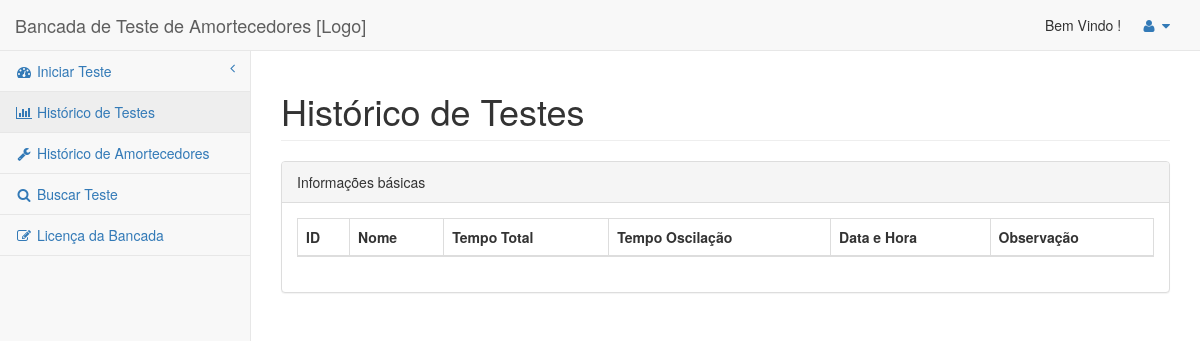
The app's page /historico, older data.
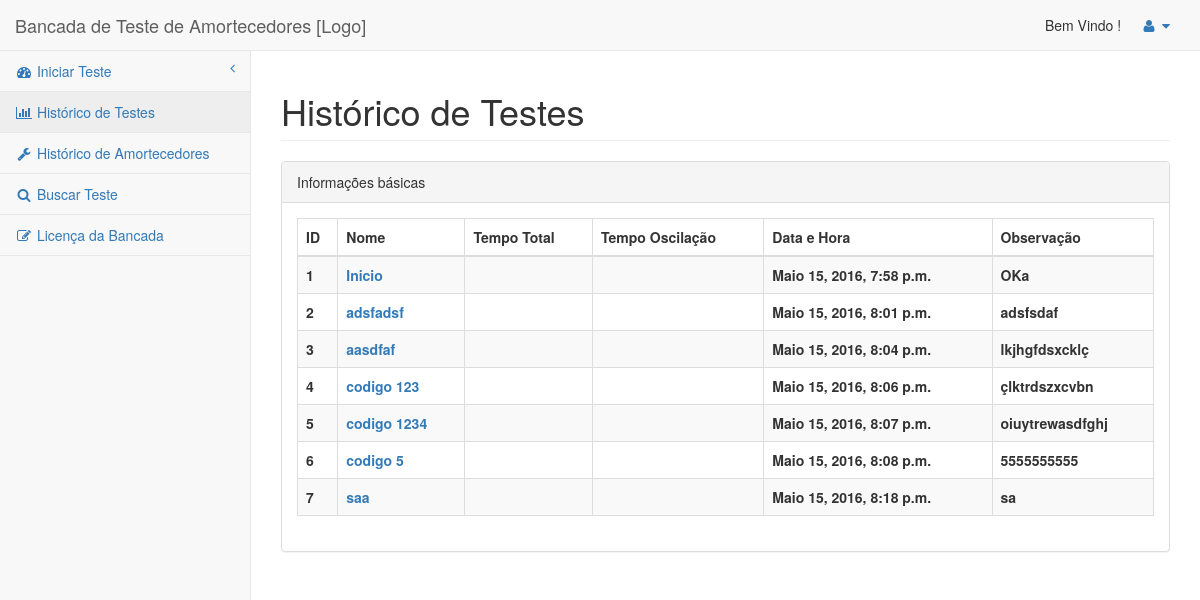
The same page, newer data.
### app/models.py (models this page shows, shortened)
class Teste(models.Model):
	teste_id = models.AutoField(primary_key=True, verbose_name='ID')
	teste_nome = models.CharField(max_length=45, null = False, verbose_name='Nome')
	teste_quantidade_ciclo = models.IntegerField(null = True, verbose_name='Quantidade de Ciclo',default=5,
        validators=[
            MaxValueValidator(100),
            MinValueValidator(1)])
	teste_observacoes = models.TextField(max_length=255, null = True, verbose_name='Observações')
	teste_data_hora = models.DateTimeField(default=timezone.now, verbose_name='Data')
	amortecedor = models.ForeignKey(Amortecedor, on_delete=models.CASCADE)
	graficoTemperaturaTempo = models.BinaryField(null = True)
	graficoForcaTempo = models.BinaryField(null = True)
	graficoForcaDeslocamento = models.BinaryField(null = True)
	curso = models.FloatField(verbose_name='Tamanho do Curso')

### app/views.py (the view)
# urls.py: url(r'^historico', appviews.historico, name='historico'),
def historico(request):
    page = 'app/historico.html'
    lista_de_testes = Teste.objects.order_by('teste_id')
    return render(request, page, {'lista_de_testes': lista_de_testes})

### app/templates/app/historico.html (shortened to what this page needs)
{% extends "app/layout.html" %}
{% block content %}
<div class="row">
    <div class="col-lg-12">
        <h1 class="page-header">Histórico de Testes</h1>
    </div>
</div>
<div class="row">
    <div class="col-lg-12">
        <div class="panel panel-default">
            <div class="panel-heading">
                Informações básicas
            </div>
            <div class="panel-body">
                <div class="dataTable_wrapper">
                    <table class="table table-striped table-bordered table-hover" id="dataTables-example">
                      <thead>
                        <tr>
                            <th style="font-weight:bold">ID</th>
                            <th style="font-weight:bold">Nome</th>
                            <th style="font-weight:bold">Tempo Total</th>
                            <th style="font-weight:bold">Tempo Oscilação</th>
                            <th style="font-weight:bold">Data e Hora</th>
                            <th style="font-weight:bold">Observação</th>
                        </tr>
                      </thead>
                      <tbody>
                        {% for teste in lista_de_testes %}
                            <tr>
                                <th>{{teste.teste_id}}</th>
                                <th><a href="{% url 'detalharTeste' primary_key=teste.pk %}">{{teste.teste_nome}}</a></th>
                                <th>{{teste.teste_tempo_total}}</th>
                                <th>{{teste.teste_tempo_oscilacao}}</th>
                                <th>{{teste.teste_data_hora}}</th>
                                <th>{{teste.teste_observacoes}}</th>
                            </tr>
                        {% endfor %}
                     </tbody>
                    </table>
                </div>
            </div>
        </div>
    </div>
</div>
<div class="row">
    <div class="col-lg-8">
    </div>
</div>
{% endblock %}

Row changes from the older to the newer data that the page shows:
added Teste: teste_id "1", teste_nome "Inicio", teste_data_hora "Maio 15, 2016, 7:58 p.m.", teste_observacoes "OKa"
added Teste: teste_id "2", teste_nome "adsfadsf", teste_data_hora "Maio 15, 2016, 8:01 p.m.", teste_observacoes "adsfsdaf"
added Teste: teste_id "3", teste_nome "aasdfaf", teste_data_hora "Maio 15, 2016, 8:04 p.m.", teste_observacoes "lkjhgfdsxcklç"
added Teste: teste_id "4", teste_nome "codigo 123", teste_data_hora "Maio 15, 2016, 8:06 p.m.", teste_observacoes "çlktrdszxcvbn"
added Teste: teste_id "5", teste_nome "codigo 1234", teste_data_hora "Maio 15, 2016, 8:07 p.m.", teste_observacoes "oiuytrewasdfghj"
added Teste: teste_id "6", teste_nome "codigo 5", teste_data_hora "Maio 15, 2016, 8:08 p.m.", teste_observacoes "5555555555"
added Teste: teste_id "7", teste_nome "saa", teste_data_hora "Maio 15, 2016, 8:18 p.m.", teste_observacoes "sa"
